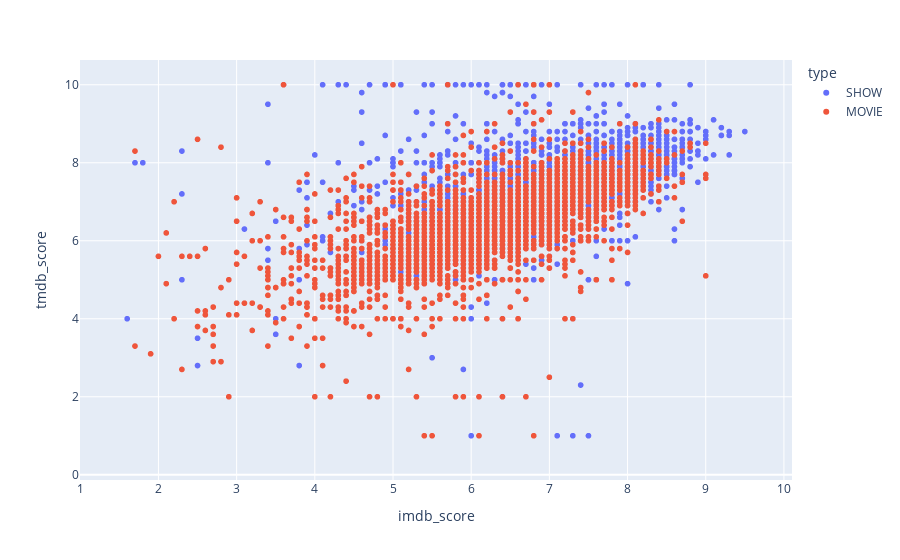

Notebook cell for this chart:
### Markdown cell above
10. plot imdb_score vs tmdb_score

### Code cell
plt.figure(figsize=(4,4),dpi=100)
px.scatter(netflix,x='imdb_score',y='tmdb_score',color='type', hover_name='title')

### Figure 1 — Plotly figure (JSON) as saved in the notebook; plotly's stock layout.template omitted (floating-point values rounded to 4 significant figures; data arrays with more than 128 entries replaced by an {"elided": "..."} marker saying what was removed)
{"data": [{"hovertemplate": "<b>%{hovertext}</b><br><br>type=SHOW<br>imdb_score=%{x}<br>tmdb_score=%{y}<extra></extra>", "hovertext": {"elided": "2047 str values"}, "legendgroup": "SHOW", "marker": {"color": "#636efa", "symbol": "circle"}, "mode": "markers", "name": "SHOW", "showlegend": true, "type": "scattergl", "x": {"elided": "2047 float values"}, "xaxis": "x", "y": {"elided": "2047 float values"}, "yaxis": "y"}, {"hovertemplate": "<b>%{hovertext}</b><br><br>type=MOVIE<br>imdb_score=%{x}<br>tmdb_score=%{y}<extra></extra>", "hovertext": {"elided": "3759 str values"}, "legendgroup": "MOVIE", "marker": {"color": "#EF553B", "symbol": "circle"}, "mode": "markers", "name": "MOVIE", "showlegend": true, "type": "scattergl", "x": {"elided": "3759 float values"}, "xaxis": "x", "y": {"elided": "3759 float values"}, "yaxis": "y"}], "layout": {"legend": {"title": {"text": "type"}, "tracegroupgap": 0}, "margin": {"t": 60}, "xaxis": {"anchor": "y", "domain": [0, 1], "title": {"text": "imdb_score"}}, "yaxis": {"anchor": "x", "domain": [0, 1], "title": {"text": "tmdb_score"}}}}
